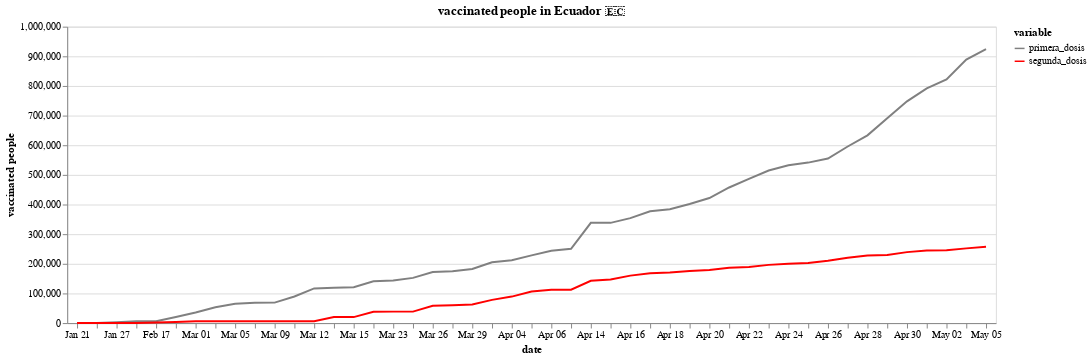

Write notebook code for a chart like this one.
### Code cell
alt.Chart(df_vaccines_day.melt('fecha')).mark_line().encode(
    x=alt.X('monthdate(fecha):O',title='date'),
    y=alt.Y('value:Q',title='vaccinated people'),
    color=alt.Color('variable',scale=alt.Scale(domain=['primera_dosis','segunda_dosis'],range=['grey','red']))
).properties(title='vaccinated people in Ecuador 🇪🇨')

### Figure 1 — Vega-Lite specification as saved in the notebook (floating-point values rounded to 4 significant figures)
{"$schema": "https://vega.github.io/schema/vega-lite/v4.8.1.json", "config": {"view": {"continuousHeight": 300, "continuousWidth": 400}}, "data": {"name": "data-f16fa2437f37715a08a54f9dfa00fa27"}, "datasets": {"data-f16fa2437f37715a08a54f9dfa00fa27": [{"fecha": "2021-01-21T00:00:00", "value": 0, "variable": "primera_dosis"}, {"fecha": "2021-01-22T00:00:00", "value": 108, "variable": "primera_dosis"}, {"fecha": "2021-01-27T00:00:00", "value": 2982, "variable": "primera_dosis"}, {"fecha": "2021-02-04T00:00:00", "value": 6228, "variable": "primera_dosis"}, {"fecha": "2021-02-17T00:00:00", "value": 6228, "variable": "primera_dosis"}, {"fecha": "2021-02-24T00:00:00", "value": 20784, "variable": "primera_dosis"}, {"fecha": "2021-03-01T00:00:00", "value": 35886, "variable": "primera_dosis"}, {"fecha": "2021-03-04T00:00:00", "value": 53088, "variable": "primera_dosis"}, {"fecha": "2021-03-05T00:00:00", "value": 64920, "variable": "primera_dosis"}, {"fecha": "2021-03-08T00:00:00", "value": 68244, "variable": "primera_dosis"}, {"fecha": "2021-03-09T00:00:00", "value": 69030, "variable": "primera_dosis"}, {"fecha": "2021-03-11T00:00:00", "value": 89687, "variable": "primera_dosis"}, {"fecha": "2021-03-12T00:00:00", "value": 116948, "variable": "primera_dosis"}, {"fecha": "2021-03-13T00:00:00", "value": 119222, "variable": "primera_dosis"}, {"fecha": "2021-03-15T00:00:00", "value": 121054, "variable": "primera_dosis"}, {"fecha": "2021-03-21T00:00:00", "value": 140765, "variable": "primera_dosis"}, {"fecha": "2021-03-23T00:00:00", "value": 143614, "variable": "primera_dosis"}, {"fecha": "2021-03-24T00:00:00", "value": 152526, "variable": "primera_dosis"}, {"fecha": "2021-03-26T00:00:00", "value": 172413, "variable": "primera_dosis"}, {"fecha": "2021-03-27T00:00:00", "value": 174642, "variable": "primera_dosis"}, {"fecha": "2021-03-29T00:00:00", "value": 182329, "variable": "primera_dosis"}, {"fecha": "2021-04-01T00:00:00", "value": 204902, "variable": "primera_dosis"}, {"fecha": "2021-04-04T00:00:00", "value": 211720, "variable": "primera_dosis"}, {"fecha": "2021-04-05T00:00:00", "value": 228504, "variable": "primera_dosis"}, {"fecha": "2021-04-06T00:00:00", "value": 244159, "variable": "primera_dosis"}, {"fecha": "2021-04-08T00:00:00", "value": 250631, "variable": "primera_dosis"}, {"fecha": "2021-04-14T00:00:00", "value": 338180, "variable": "primera_dosis"}, {"fecha": "2021-04-15T00:00:00", "value": 338180, "variable": "primera_dosis"}, {"fecha": "2021-04-16T00:00:00", "value": 354019, "variable": "primera_dosis"}, {"fecha": "2021-04-17T00:00:00", "value": 377199, "variable": "primera_dosis"}, {"fecha": "2021-04-18T00:00:00", "value": 384093, "variable": "primera_dosis"}, {"fecha": "2021-04-19T00:00:00", "value": 401871, "variable": "primera_dosis"}, {"fecha": "2021-04-20T00:00:00", "value": 421937, "variable": "primera_dosis"}, {"fecha": "2021-04-21T00:00:00", "value": 457403, "variable": "primera_dosis"}, {"fecha": "2021-04-22T00:00:00", "value": 486524, "variable": "primera_dosis"}, {"fecha": "2021-04-23T00:00:00", "value": 514854, "variable": "primera_dosis"}, {"fecha": "2021-04-24T00:00:00", "value": 532367, "variable": "primera_dosis"}, {"fecha": "2021-04-25T00:00:00", "value": 541420, "variable": "primera_dosis"}, {"fecha": "2021-04-26T00:00:00", "value": 555265, "variable": "primera_dosis"}, {"fecha": "2021-04-27T00:00:00", "value": 595699, "variable": "primera_dosis"}, {"fecha": "2021-04-28T00:00:00", "value": 633421, "variable": "primera_dosis"}, {"fecha": "2021-04-29T00:00:00", "value": 691000, "variable": "primera_dosis"}, {"fecha": "2021-04-30T00:00:00", "value": 748021, "variable": "primera_dosis"}, {"fecha": "2021-05-01T00:00:00", "value": 791822, "variable": "primera_dosis"}, {"fecha": "2021-05-02T00:00:00", "value": 821960, "variable": "primera_dosis"}, {"fecha": "2021-05-04T00:00:00", "value": 889218, "variable": "primera_dosis"}, {"fecha": "2021-05-05T00:00:00", "value": 924539, "variable": "primera_dosis"}, {"fecha": "2021-01-21T00:00:00", "value": 0, "variable": "segunda_dosis"}, {"fecha": "2021-01-22T00:00:00", "value": 0, "variable": "segunda_dosis"}, {"fecha": "2021-01-27T00:00:00", "value": 0, "variable": "segunda_dosis"}, {"fecha": "2021-02-04T00:00:00", "value": 0, "variable": "segunda_dosis"}, {"fecha": "2021-02-17T00:00:00", "value": 1962, "variable": "segunda_dosis"}, {"fecha": "2021-02-24T00:00:00", "value": 3708, "variable": "segunda_dosis"}, {"fecha": "2021-03-01T00:00:00", "value": 6228, "variable": "segunda_dosis"}, {"fecha": "2021-03-04T00:00:00", "value": 6228, "variable": "segunda_dosis"}, {"fecha": "2021-03-05T00:00:00", "value": 6228, "variable": "segunda_dosis"}, {"fecha": "2021-03-08T00:00:00", "value": 6228, "variable": "segunda_dosis"}, {"fecha": "2021-03-09T00:00:00", "value": 6228, "variable": "segunda_dosis"}, {"fecha": "2021-03-11T00:00:00", "value": 6228, "variable": "segunda_dosis"}, {"fecha": "2021-03-12T00:00:00", "value": 6228, "variable": "segunda_dosis"}, {"fecha": "2021-03-13T00:00:00", "value": 20137, "variable": "segunda_dosis"}, {"fecha": "2021-03-15T00:00:00", "value": 20137, "variable": "segunda_dosis"}, {"fecha": "2021-03-21T00:00:00", "value": 38205, "variable": "segunda_dosis"}, {"fecha": "2021-03-23T00:00:00", "value": 38647, "variable": "segunda_dosis"}, {"fecha": "2021-03-24T00:00:00", "value": 38653, "variable": "segunda_dosis"}, {"fecha": "2021-03-26T00:00:00", "value": 58357, "variable": "segunda_dosis"}, {"fecha": "2021-03-27T00:00:00", "value": 60358, "variable": "segunda_dosis"}, {"fecha": "2021-03-29T00:00:00", "value": 62537, "variable": "segunda_dosis"}, {"fecha": "2021-04-01T00:00:00", "value": 78204, "variable": "segunda_dosis"}, {"fecha": "2021-04-04T00:00:00", "value": 89349, "variable": "segunda_dosis"}, {"fecha": "2021-04-05T00:00:00", "value": 106589, "variable": "segunda_dosis"}, {"fecha": "2021-04-06T00:00:00", "value": 112624, "variable": "segunda_dosis"}, {"fecha": "2021-04-08T00:00:00", "value": 112624, "variable": "segunda_dosis"}, {"fecha": "2021-04-14T00:00:00", "value": 142782, "variable": "segunda_dosis"}, {"fecha": "2021-04-15T00:00:00", "value": 146952, "variable": "segunda_dosis"}, {"fecha": "2021-04-16T00:00:00", "value": 160132, "variable": "segunda_dosis"}, {"fecha": "2021-04-17T00:00:00", "value": 167933, "variable": "segunda_dosis"}, {"fecha": "2021-04-18T00:00:00", "value": 170276, "variable": "segunda_dosis"}, {"fecha": "2021-04-19T00:00:00", "value": 175840, "variable": "segunda_dosis"}, {"fecha": "2021-04-20T00:00:00", "value": 179292, "variable": "segunda_dosis"}, {"fecha": "2021-04-21T00:00:00", "value": 186299, "variable": "segunda_dosis"}, {"fecha": "2021-04-22T00:00:00", "value": 188986, "variable": "segunda_dosis"}, {"fecha": "2021-04-23T00:00:00", "value": 196350, "variable": "segunda_dosis"}, {"fecha": "2021-04-24T00:00:00", "value": 200350, "variable": "segunda_dosis"}, {"fecha": "2021-04-25T00:00:00", "value": 202517, "variable": "segunda_dosis"}, {"fecha": "2021-04-26T00:00:00", "value": 210224, "variable": "segunda_dosis"}, {"fecha": "2021-04-27T00:00:00", "value": 220476, "variable": "segunda_dosis"}, {"fecha": "2021-04-28T00:00:00", "value": 227972, "variable": "segunda_dosis"}, {"fecha": "2021-04-29T00:00:00", "value": 229865, "variable": "segunda_dosis"}, {"fecha": "2021-04-30T00:00:00", "value": 239431, "variable": "segunda_dosis"}, {"fecha": "2021-05-01T00:00:00", "value": 244972, "variable": "segunda_dosis"}, {"fecha": "2021-05-02T00:00:00", "value": 245512, "variable": "segunda_dosis"}, {"fecha": "2021-05-04T00:00:00", "value": 252044, "variable": "segunda_dosis"}, {"fecha": "2021-05-05T00:00:00", "value": 257546, "variable": "segunda_dosis"}]}, "encoding": {"color": {"field": "variable", "scale": {"domain": ["primera_dosis", "segunda_dosis"], "range": ["grey", "red"]}, "type": "nominal"}, "x": {"field": "fecha", "timeUnit": "monthdate", "title": "date", "type": "ordinal"}, "y": {"field": "value", "title": "vaccinated people", "type": "quantitative"}}, "mark": "line", "title": "vaccinated people in Ecuador 🇪🇨"}
